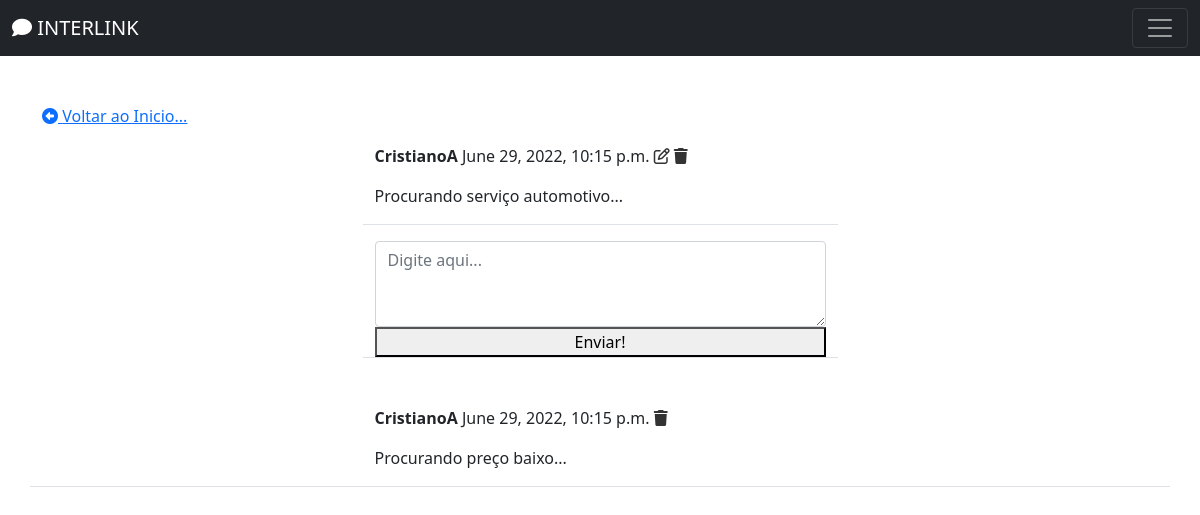
Page /social/post/10 (signed in) on the earlier database version.
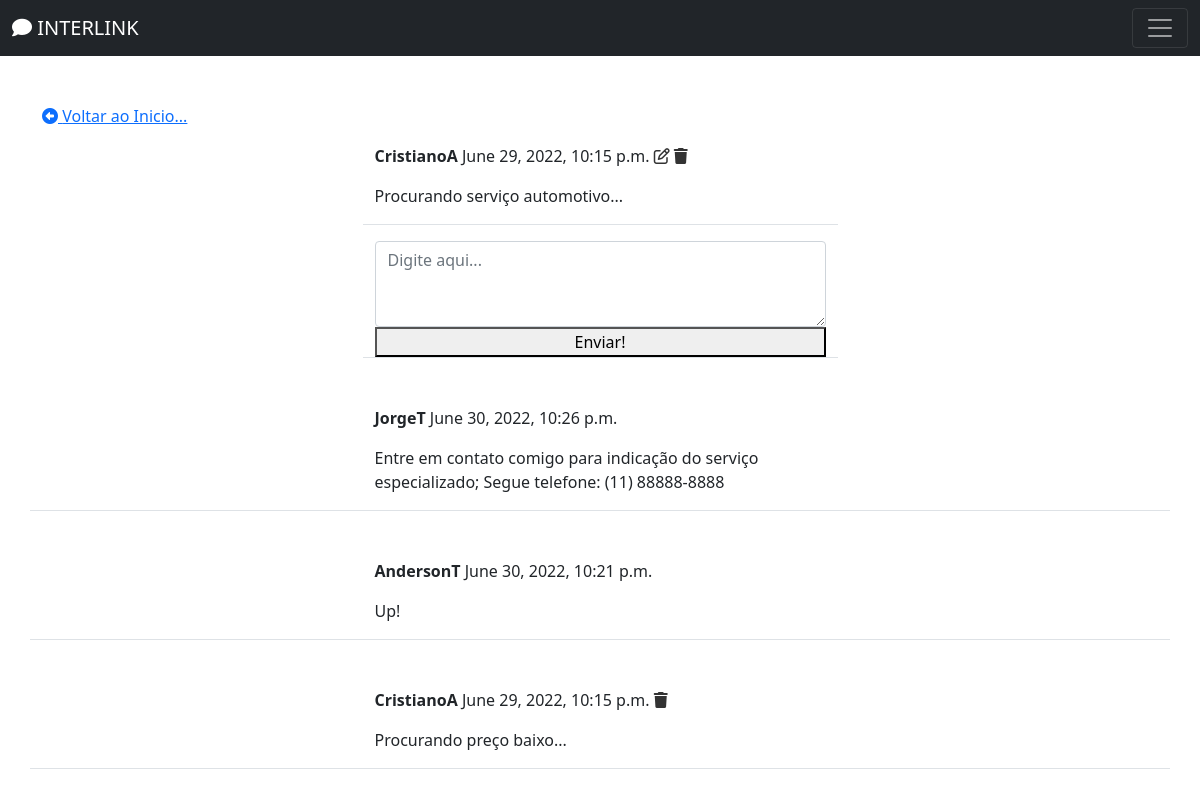
Same page on the later database version.
### social/models.py (models this page shows)
class Comment(models.Model):
    comment = models.TextField()
    created_on = models.DateTimeField(default=timezone.now)
    author = models.ForeignKey(User, on_delete=models.CASCADE)
    post = models.ForeignKey('Post', on_delete=models.CASCADE)

### social/views.py (the view, shortened to what this page needs)
# urls.py: path('post/<int:pk>', PostDetailView.as_view(), name='post-detail'),
class PostDetailView(LoginRequiredMixin, View):
    def get(self, request, pk, *args, **kwargs):
        post = Post.objects.get(pk=pk)
        form = CommentForm()
        comments = Comment.objects.filter(post=post).order_by('-created_on')
        context = {
            'post': post,
            'form': form,
            'comments': comments,
        }
        return render(request, 'social/post_detail.html', context)

### social/forms.py
class CommentForm(forms.ModelForm):
    comment = forms.CharField(
        label='',
        widget=forms.Textarea(attrs={
            'rows': '3',
            'placeholder': 'Digite aqui...'
        })
    )
    class Meta:
        model = Comment
        fields = ['comment']

### social/templates/social/post_detail.html (shortened to what this page needs)
{% extends 'landing/base.html' %}
{% load crispy_forms_tags %}
{% block content %}
<div class="container">
    <div class="row mt-5">
        <div class="col-md-5 col-sm-6">
            <a href="{% url 'post-list' %}" class="btn-grey"><i class="fas fa-arrow-alt-circle-left"></i> Voltar ao Inicio...</a>
        </div>
    </div>
    <div class="row justify-content-center mt-3">
        <div class="col-md-5 col-sm-12 border-bottom">
            <p>
                <strong>{{ post.author }}</strong> {{ post.created_on }}
                {% if request.user == post.author %}
                    <a href="{% url 'post-edit' post.pk %}" style ="color: #333;"><i class="far fa-edit"></i></a>
                    <a href="{% url 'post-delete' post.pk %}" style ="color: #333;"><i class="fas fa-trash"></i></a>
                {% endif %}
            </p>
            <p>
                {{ post.body }}
            </p>
        </div>
    </div>
    <div class="row justify-content-center mt-3 mb-5">
        <div class="col-md-5 col-sm-12 border-bottom">
            <form method="POST">
                {{ form | crispy }}
                <div class= "d-grid gap-2">
                    <button class=""btn btn-sucess mt-3">Enviar!</button>
                </div>
        </div>
    </div>
    {% for comment in comments %}
    <div class="row justify-content-center mt-3 mb-5 border-bottom">
        <div class="col-md-5 col-sm-12">
            <p>
                <strong>{{ comment.author }}</strong> {{ comment.created_on }}
                {% if request.user == comment.author %}
                <a href="{% url 'comment-delete' post.pk comment.pk %}" style="color: #333;"><i class="fas fa-trash"></i></a>
                {% endif %}
            </p>
            <p>{{ comment.comment }}</p>
        </div>
    </div>
    {% endfor %}
</div>
{% endblock content %}

Differences in the rows shown:
added Comment: author "JorgeT", created_on "June 30, 2022, 10:26 p.m.", comment "Entre em contato comigo para indicação do serviço especializado; Segue telefone: (11) 88888-8888"
added Comment: author "AndersonT", created_on "June 30, 2022, 10:21 p.m.", comment "Up!"
